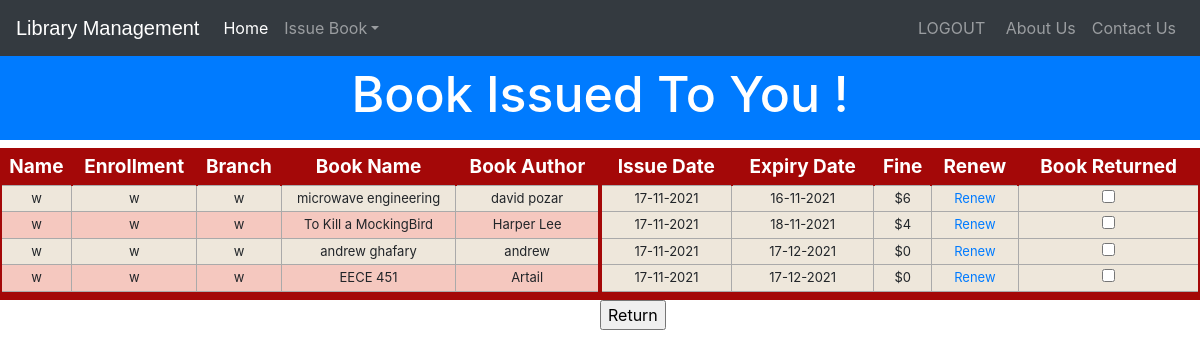
Before: /CloseToDeadline (signed in) with the older database file.
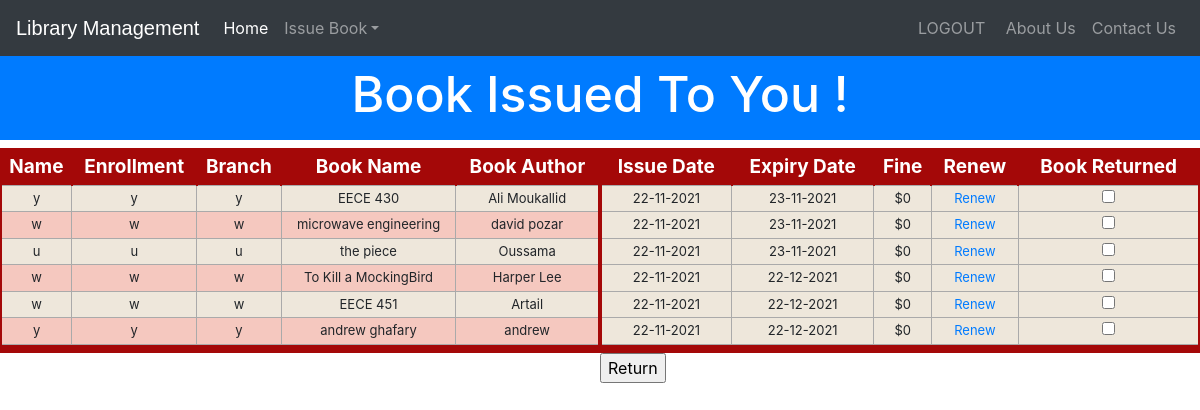
After: the same page with the newer database file.
### library/models.py (models this page shows)
class Book(models.Model):
    catchoice= [
        ('education', 'Education'),
        ('entertainment', 'Entertainment'),
        ('comics', 'Comics'),
        ('biography', 'Biographie'),
        ('history', 'History'),
        ]
    name=models.CharField(max_length=30)
    isbn=models.PositiveIntegerField()
    author=models.CharField(max_length=40)
    category=models.CharField(max_length=30,choices=catchoice,default='education')
    def __str__(self):
        return str(self.name)+"["+str(self.isbn)+']'

### library/views.py (the view, shortened to what this page needs)
# urls.py: path('CloseToDeadline', views.CloseToDeadline, name='CloseToDeadline'),
@login_required(login_url='adminlogin')
@user_passes_test(is_admin)
def CloseToDeadline(request):
    Borrowers = models.Borrower.objects.filter(status="Issued").order_by('return_date')
    li1=[]
    li2=[]
    for ib in Borrowers:
            print(ib)
            books=models.Borrower.objects.filter(student=ib.student,book=ib.book)
            print(books)
            if len(books)>0:
                t=(ib.student.user.username,ib.student.enrollment,ib.student.branch,ib.book.name,ib.book.author)
                li1.append(t)
                issdate=str(ib.issue_date.day)+'-'+str(ib.issue_date.month)+'-'+str(ib.issue_date.year)
                expdate=str(ib.return_date.day)+'-'+str(ib.return_date.month)+'-'+str(ib.return_date.year)
                print(ib.return_date)
                fine = CalculateFine(ib.return_date.date())
                fine = "$" + str(fine)
                borrowerID = ib.id
                t=(issdate,expdate,fine,borrowerID)
                li2.append(t)
    return render(request, 'library/CloseToDeadline.html', {'li1':li1,'li2':li2})

### library/models.py (called while the page is built)
    def __str__(self):
        return str(self.student.user)+" borrowed "+str(self.book)

### library/views.py (called while the page is built)
def is_admin(user):
    return user.groups.filter(name='ADMIN').exists()

def CalculateFine(returndate):
    days=date.today() - returndate
    d=days
    fine=0
    d=d.days
    if int(d)>0:
        fine=d*1
    if fine>15:
        return 15
    return fine

### templates/library/CloseToDeadline.html (shortened to what this page needs)
<!DOCTYPE html>
<html lang="en" dir="ltr">
  <head>
  </head>
  <body>
  {% include "library/navbarstudent.html" %}<br><br>
  <h3 class="p-3 mb-2 bg-primary text-white" style = 'font-size: 50px;text-align:center;'>Book Issued To You !</h3>
<div class="row">
  <div class="col-lg-6" style="padding-right:0px;">
    {% if li1%}
    <table class="redTable">
  <thead>
  <tr>
  <th>Name</th>
  <th>Enrollment</th>
  <th>Branch</th>
    <th>Book Name</th>
      <th>Book Author</th>
  </tr>
  </thead>
  <tfoot>
  <tr>
  <td colspan="5">
  </td>
  </tr>
  </tfoot>
  <tbody>
    {% for t in li1 %}
<tr>
  <td>  {{t.0}}</td>
  <td>  {{t.1}}</td>
  <td>  {{t.2}}</td>
  <td>  {{t.3}}</td>
  <td>  {{t.4}}</td>
</tr>
    {% endfor %}
  </tbody>
  </table>
</div>
<div class="col-lg-6" style="padding-left:0px;">
      <table class="redTable">
    <thead>
    <tr>
    <th>Issue Date</th>
    <th>Expiry Date</th>
    <th>Fine</th>
    <th>Renew</th>
        <th>Book Returned</th>
    </tr>
    </thead>
    <tfoot>
    <tr>
    <td colspan="8">
    </td>
    </tr>
    </tfoot>
    <tbody>
  <form method = "POST">
      {% for t in li2 %}
<tr>
  <td>  {{t.0}}</td>
  <td>  {{t.1}}</td>
  <td>  {{t.2}}</td>
  <td><a href="{% url 'RenewBook' t.3 %}">Renew<a></td>
    <td><input type="checkbox" name="choices" value={{t.3}} class=Borrower></td>
</tr>
      {% endfor %}
    </tbody>
    </table>
    <input type="submit" value="Return"/>
  </div></div>
    {%else%}
    <h1> No book Issued to you</h1>
    {%endif%}

Changed rows visible on the page:
added Book: name "EECE 430", author "Ali Moukallid"
added Book: name "the piece", author "Oussama"
Other visible differences:
new list line: "y y y"
new list line: "u u u"
new list line: "andrew ghafary andrew"
new list line: "22-11-2021 23-11-2021 $0 Renew ☐"
new list line: "22-11-2021 22-12-2021 $0 Renew ☐"
list line gone: "w w w"
list line gone: "andrew ghafary andrew"
list line gone: "17-11-2021 16-11-2021 $6 Renew ☐"
list line gone: "17-11-2021 18-11-2021 $4 Renew ☐"
list line gone: "17-11-2021 17-12-2021 $0 Renew ☐"
